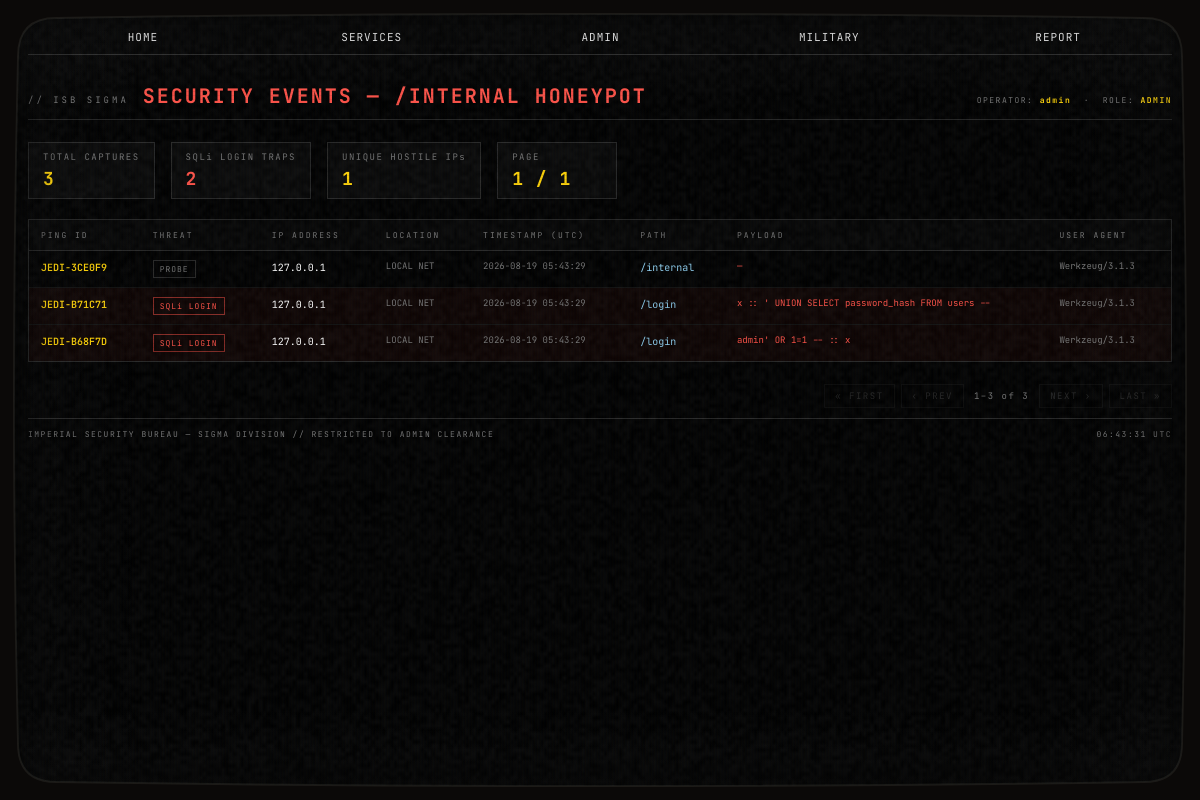
The app's page /internal/security (signed in) with its own data.
### app.py (models this page shows, shortened)
class HoneypotEvent(db.Model):
    __tablename__ = 'honeypot_event'
    id         = db.Column(db.Integer, primary_key=True)
    ping_id    = db.Column(db.String(16), unique=True, nullable=False)
    ip_address = db.Column(db.String(45), nullable=False)   # up to IPv6 length
    created_at = db.Column(db.DateTime, nullable=False)
    path       = db.Column(db.String(255), nullable=False)
    method     = db.Column(db.String(10), nullable=False)
    user_agent = db.Column(db.String(512), nullable=True)
    session_id = db.Column(db.String(128), nullable=True)   # Flask session identifier if present
    category   = db.Column(db.String(32), default='INTERNAL_PROBE')   # SQLI_LOGIN, INTERNAL_PROBE, ...
    payload    = db.Column(db.String(512), nullable=True)   # the offending input, truncated
    location   = db.Column(db.String(128), default='PENDING')         # geolocation, backfilled async

### app.py (the view)
@app.route('/internal/security')
@admin_required
@limiter.limit('60 per minute')
def imperial_security():
    page = request.args.get('page', 1, type=int)
    if page < 1:
        page = 1
    pagination = (HoneypotEvent.query
                  .order_by(HoneypotEvent.created_at.desc())
                  .paginate(page=page, per_page=_SECURITY_PAGE_SIZE, error_out=False))
    stats = {
        'total':   HoneypotEvent.query.count(),
        'sqli':    HoneypotEvent.query.filter_by(category='SQLI_LOGIN').count(),
        'unique_ips': db.session.query(HoneypotEvent.ip_address).distinct().count(),
    }
    return render_template(
        'imperial_security.html',
        events=pagination.items,
        pagination=pagination,
        page=page,
        stats=stats,
    )

### app.py (called while the page is built)
def admin_required(f):
    @wraps(f)
    def decorated(*args, **kwargs):
        if 'user_id' not in session:
            return redirect(url_for('login'))
        if session.get('role') != 'ADMIN':
            abort(403)
        return f(*args, **kwargs)
    return decorated

### templates/imperial_security.html (shortened to what this page needs)
<!DOCTYPE html>
<html lang="en">
<head>
<link rel="stylesheet" href="{{ url_for('static', filename='css/crt.css') }}">
<link rel="stylesheet" href="{{ url_for('static', filename='css/base.css') }}">
</head>
<body>
<div class="frame">
  <nav class="navbar">
    <a href="{{ url_for('home') }}">Home</a>
    <a href="{{ url_for('services') }}">Services</a>
    <a href="{{ url_for('admin') }}">Admin</a>
    <a href="{{ url_for('military') }}">Military</a>
    <a href="{{ url_for('report') }}">Report</a>
  </nav>
  <div class="page-header">
    <span class="kicker">// ISB SIGMA</span>
    <h1>Security Events — /internal honeypot</h1>
    <div class="meta">
      OPERATOR: <strong>{{ session.username }}</strong> &nbsp;·&nbsp;
      ROLE: <strong>{{ session.role }}</strong>
    </div>
  </div>
  <div class="stat-row">
    <div class="stat-chip">
      TOTAL CAPTURES
      <span>{{ stats.total }}</span>
    </div>
    <div class="stat-chip">
      SQLi LOGIN TRAPS
      <span style="color:var(--red)">{{ stats.sqli }}</span>
    </div>
    <div class="stat-chip">
      UNIQUE HOSTILE IPs
      <span>{{ stats.unique_ips }}</span>
    </div>
    <div class="stat-chip">
      PAGE
      <span>{{ page }} / {{ pagination.pages or 1 }}</span>
    </div>
  </div>
  {% if events %}
  <div class="tbl-wrap">
    <table>
      <thead>
        <tr>
          <th>PING ID</th>
          <th>THREAT</th>
          <th>IP ADDRESS</th>
          <th>LOCATION</th>
          <th>TIMESTAMP (UTC)</th>
          <th>PATH</th>
          <th>PAYLOAD</th>
          <th>USER AGENT</th>
        </tr>
      </thead>
      <tbody>
        {% for ev in events %}
        <tr class="{{ 'row-sqli' if ev.category == 'SQLI_LOGIN' else '' }}">
          <td class="ping">{{ ev.ping_id }}</td>
          <td class="cat">
            {% if ev.category == 'SQLI_LOGIN' %}
              <span class="badge badge-sqli">SQLi LOGIN</span>
            {% else %}
              <span class="badge badge-probe">PROBE</span>
            {% endif %}
          </td>
          <td class="ip">{{ ev.ip_address }}</td>
          <td class="loc">
            {% if ev.location == 'PENDING' %}<span class="pending">resolving…</span>
            {% elif ev.location == 'LOCAL NETWORK' %}<span class="local">LOCAL NET</span>
            {% else %}{{ ev.location or '—' }}{% endif %}
          </td>
          <td class="ts">{{ ev.created_at.strftime('%Y-%m-%d %H:%M:%S') }}</td>
          <td class="path">{{ ev.path }}</td>
          <td class="payload" title="{{ ev.payload or '' }}">{{ ev.payload or '—' }}</td>
          <td class="ua" title="{{ ev.user_agent or '' }}">{{ ev.user_agent or '—' }}</td>
        </tr>
        {% endfor %}
      </tbody>
    </table>
  </div>
  <div class="pagination">
    {% if pagination.has_prev %}
      <a href="{{ url_for('imperial_security', page=1) }}">&laquo; FIRST</a>
      <a href="{{ url_for('imperial_security', page=pagination.prev_num) }}">&lsaquo; PREV</a>
    {% else %}
      <span class="disabled">&laquo; FIRST</span>
      <span class="disabled">&lsaquo; PREV</span>
    {% endif %}
    <span class="info">
      {{ (page - 1) * pagination.per_page + 1 }}–{{ [page * pagination.per_page, pagination.total] | min }}
      of {{ pagination.total }}
    </span>
    {% if pagination.has_next %}
      <a href="{{ url_for('imperial_security', page=pagination.next_num) }}">NEXT &rsaquo;</a>
      <a href="{{ url_for('imperial_security', page=pagination.pages) }}">LAST &raquo;</a>
    {% else %}
      <span class="disabled">NEXT &rsaquo;</span>
      <span class="disabled">LAST &raquo;</span>
    {% endif %}
  </div>
  {% else %}
  <div class="empty">
    <strong>NO CAPTURES RECORDED</strong>
    No honeypot traps have fired yet. SQLi login attempts and /internal probes appear here.
  </div>
  {% endif %}
  <div class="footer-bar">
    <span>IMPERIAL SECURITY BUREAU — SIGMA DIVISION // RESTRICTED TO ADMIN CLEARANCE</span>
    <span id="ft">—</span>
  </div>
</div>
</body>
</html>

### static/css/crt.css (style rules this page uses)
html { background: #000; }

### static/css/base.css (style rules this page uses)
body, button, input, select, textarea { font-family: 'JetBrains Mono', monospace; }
body { justify-content: flex-start; }
.frame { width: 100%; max-width: none; margin: 0; padding: 22px 34px; }
.navbar { display: grid; grid-template-columns: repeat(5, 1fr); border-bottom: 1px solid #2a2a2a; margin-bottom: 16px; }
.navbar a { color: var(--white); text-decoration: none; text-align: center; padding: 12px 0; font-size: 12.5px; letter-spacing: 1.5px; text-transform: uppercase; position: relative; clip-path: polygon(6% 0%, 100% 0%, 94% 100%, 0% 100%); margin-right: -1px; transition: color .15s; }

### records on screen
HoneypotEvent: ping_id "JEDI-3CE0F9", category "PROBE", ip_address "127.0.0.1", location "LOCAL NET", created_at "2026-08-19 05:43:29", path "/internal", payload "—", user_agent "Werkzeug/3.1.3"
HoneypotEvent: ping_id "JEDI-B71C71", category "SQLi LOGIN", ip_address "127.0.0.1", location "LOCAL NET", created_at "2026-08-19 05:43:29", path "/login", payload "x :: ' UNION SELECT password_hash FROM users --", user_agent "Werkzeug/3.1.3"
HoneypotEvent: ping_id "JEDI-B68F7D", category "SQLi LOGIN", ip_address "127.0.0.1", location "LOCAL NET", created_at "2026-08-19 05:43:29", path "/login", payload "admin' OR 1=1 -- :: x", user_agent "Werkzeug/3.1.3"

### other values on screen
{{ session.username }} "admin"
{{ session.role }} "ADMIN"
{{ stats.total }} "3"
{{ stats.sqli }} "2"
{{ stats.unique_ips }} "1"
{{ page }} "1"
{{ pagination.pages or 1 }} "1"
{{ (page - 1) * pagination.per_page + 1 }} "1"
{{ [page * pagination.per_page, pagination.total] | min }} "3"
{{ pagination.total }} "3"
